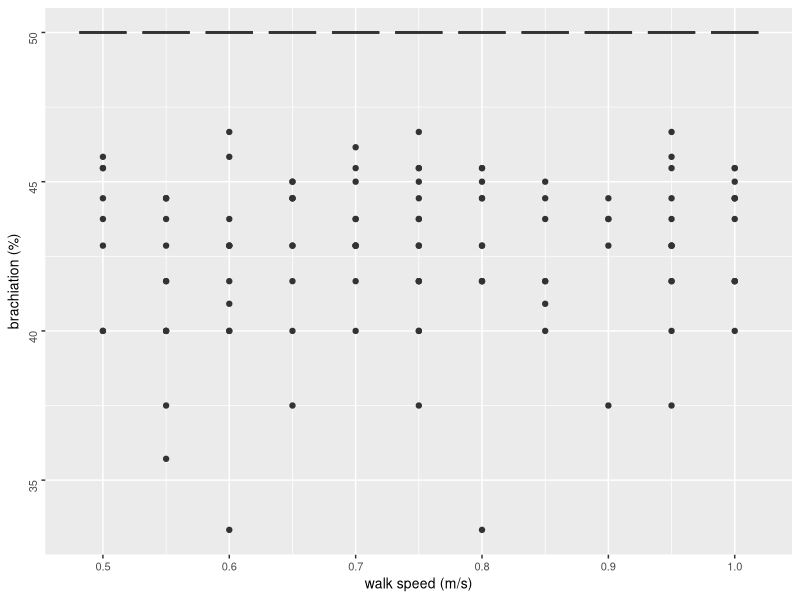
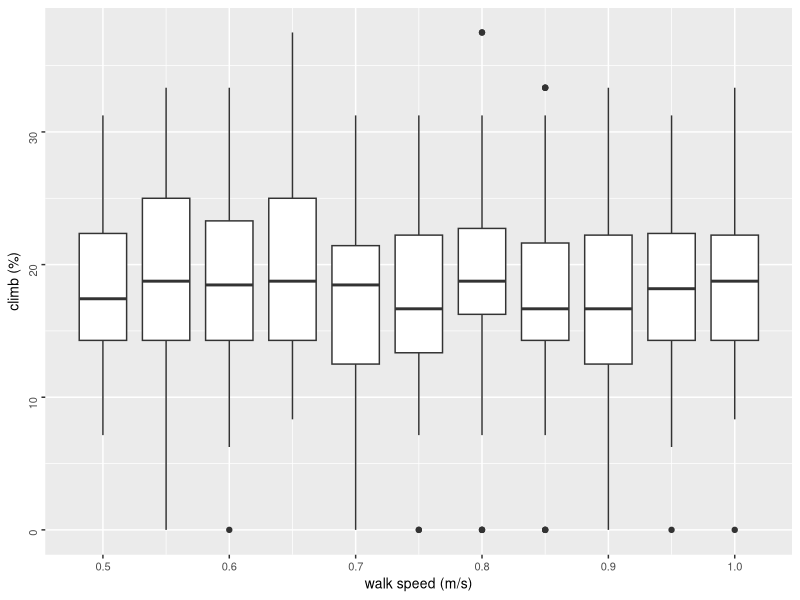
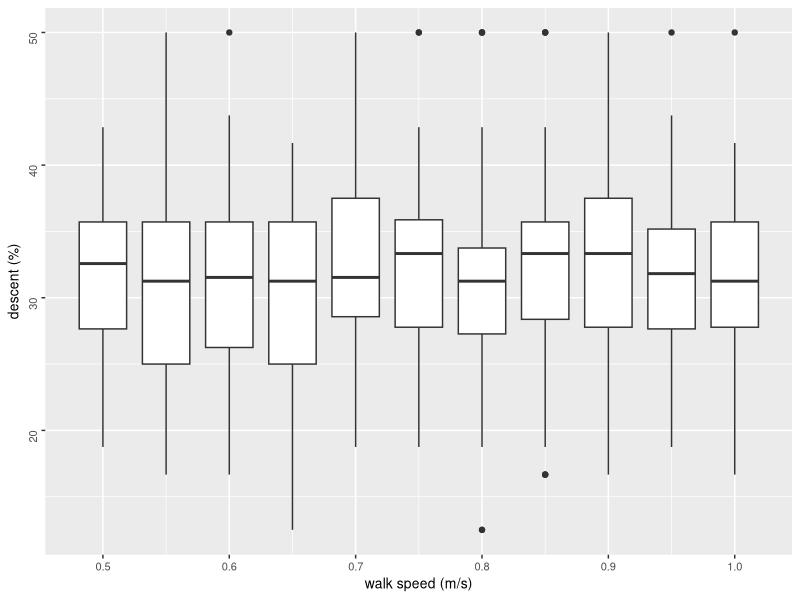
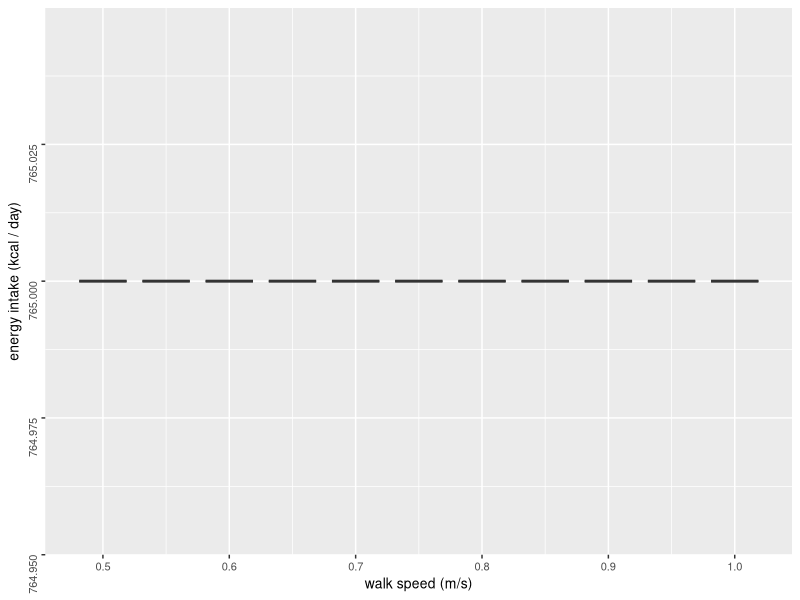
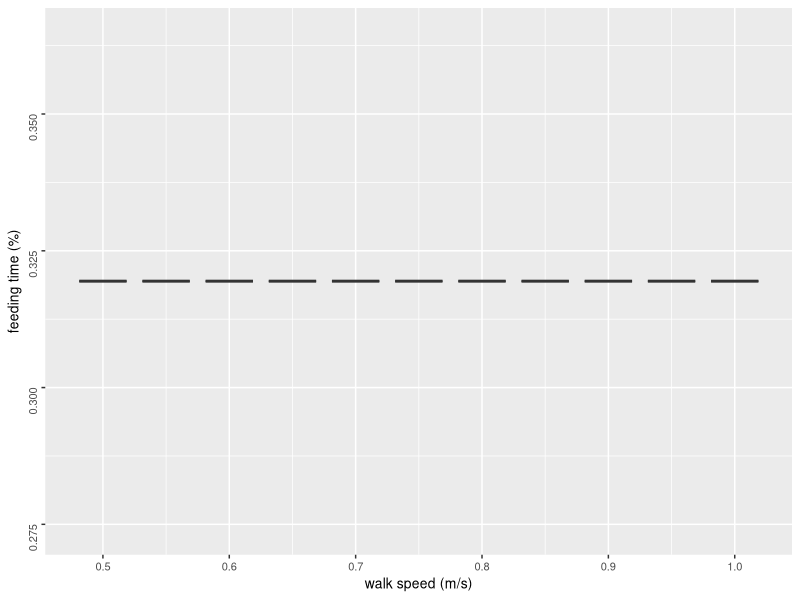
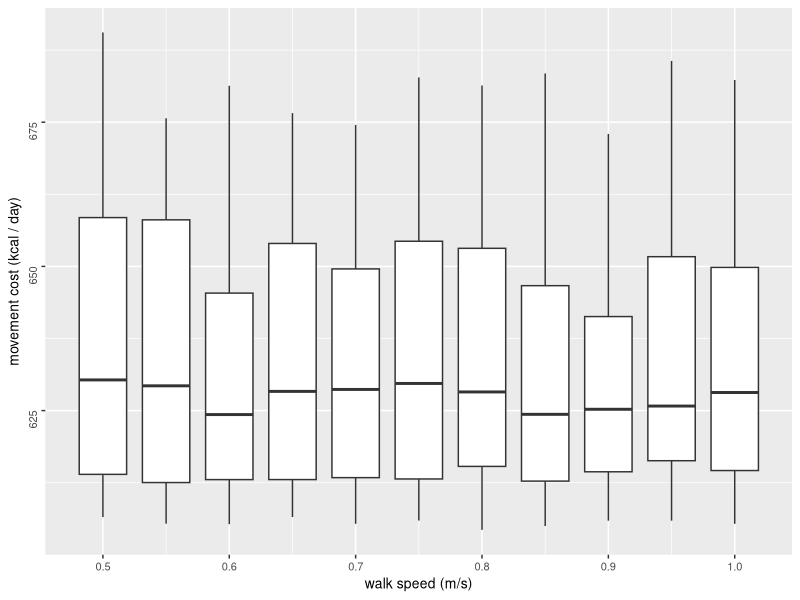
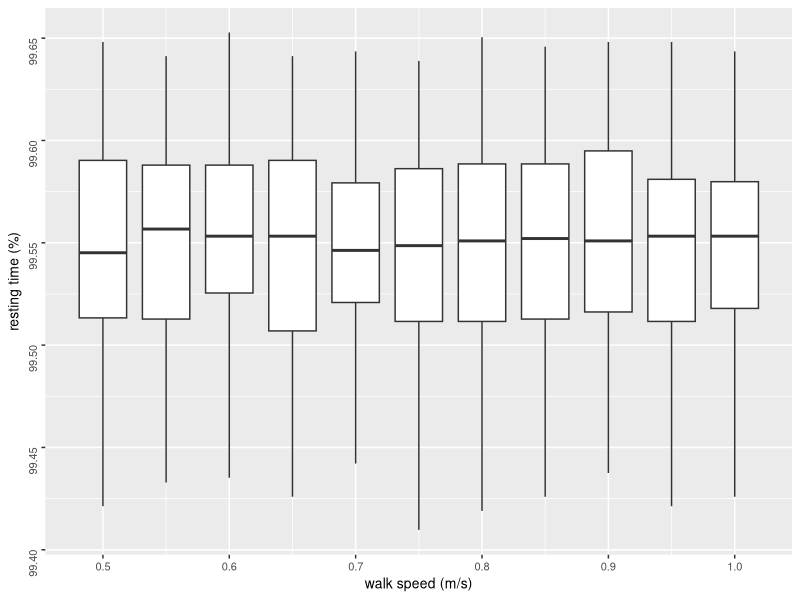
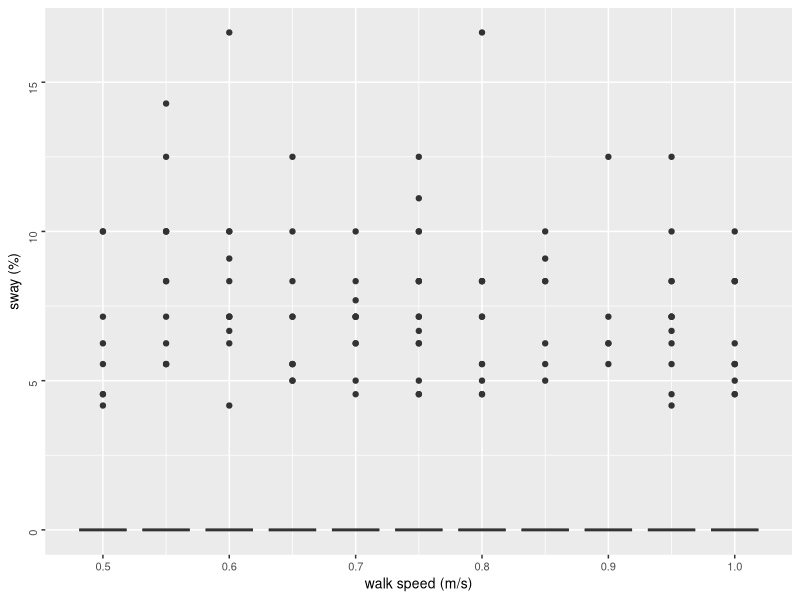

Write R code to recreate these figures, in order.
library(tidyverse)
library(ggplot2)
library(ggpubr)

oatWalkSpeed <- read_csv("oatWalkSpeed.csv")

#filter by 10
oatWalkSpeed10 <- oatWalkSpeed #%>% filter(energyIntake %% 2 == 0) #%>% filter (energyIntake %% 1 == 0)

bp.walkspeed.traveldist <- ggplot(oatWalkSpeed10, aes(x = walkSpeed, y = travelDistance)) +
  geom_boxplot(aes(group = walkSpeed)) +
  labs(x = "walk speed (m/s)", y = "travel distance (m)") +
  theme(text = element_text(size=10),
        axis.text.y = element_text(angle=90, hjust=1)) 

#bp.walkspeed.traveldist

bp.walkspeed.movecost <- ggplot(oatWalkSpeed10, aes(x = walkSpeed, y = energyExpenditure)) +
  geom_boxplot(aes(group = walkSpeed)) +
  labs(x = "walk speed (m/s)", y = "movement cost (kcal / day)") +
  theme(text = element_text(size=10),
        axis.text.y = element_text(angle=90, hjust=1)) 

#bp.walkspeed.movecost

bp.walkspeed.energyIntake <- ggplot(oatWalkSpeed10, aes(x = walkSpeed, y = totalEnergyIntake)) +
  geom_boxplot(aes(group = walkSpeed)) +
  labs(x = "walk speed (m/s)", y = "energy intake (kcal / day)") +
  theme(text = element_text(size=10),
        axis.text.y = element_text(angle=90, hjust=1)) 

#bp.walkspeed.energyIntake

bp.walkspeed.walk <- ggplot(oatWalkSpeed10, aes(x = walkSpeed, y = walk)) +
  geom_boxplot(aes(group = walkSpeed)) +
  labs(x = "walk speed (m/s)", y = "walk (%)") +
  theme(text = element_text(size=10),
        axis.text.y = element_text(angle=90, hjust=1)) 

#bp.walkspeed.walk

bp.walkspeed.sway <- ggplot(oatWalkSpeed10, aes(x = walkSpeed, y = sway)) +
  geom_boxplot(aes(group = walkSpeed)) +
  labs(x = "walk speed (m/s)", y = "sway (%)") +
  theme(text = element_text(size=10),
        axis.text.y = element_text(angle=90, hjust=1)) 

#bp.walkspeed.sway

bp.walkspeed.climb <- ggplot(oatWalkSpeed10, aes(x = walkSpeed, y = climb)) +
  geom_boxplot(aes(group = walkSpeed)) +
  labs(x = "walk speed (m/s)", y = "climb (%)") +
  theme(text = element_text(size=10),
        axis.text.y = element_text(angle=90, hjust=1)) 

#bp.walkSpeed.climb

bp.walkSpeed.descent <- ggplot(oatWalkSpeed10, aes(x = walkSpeed, y = descent)) +
  geom_boxplot(aes(group = walkSpeed)) +
  labs(x = "walk speed (m/s)", y = "descent (%)") +
  theme(text = element_text(size=10),
        axis.text.y = element_text(angle=90, hjust=1)) 

#bp.walkSpeed.descent

bp.walkSpeed.brachiate <- ggplot(oatWalkSpeed10, aes(x = walkSpeed, y = brachiation)) +
  geom_boxplot(aes(group = walkSpeed)) +
  labs(x = "walk speed (m/s)", y = "brachiation (%)") +
  theme(text = element_text(size=10),
        axis.text.y = element_text(angle=90, hjust=1)) 

#bp.walkSpeed.brachiate

bp.walkSpeed.travelTime <- ggplot(oatWalkSpeed10, aes(x = walkSpeed, y = travellingBudget)) +
  geom_boxplot(aes(group = walkSpeed)) +
  labs(x = "walk speed (m/s)", y = "travel time (%)") +
  theme(text = element_text(size=10),
        axis.text.y = element_text(angle=90, hjust=1)) 

#bp.walkSpeed.travelTime

bp.walkSpeed.restingTime <- ggplot(oatWalkSpeed10, aes(x = walkSpeed, y = restingBudget)) +
  geom_boxplot(aes(group = walkSpeed)) +
  labs(x = "walk speed (m/s)", y = "resting time (%)") +
  theme(text = element_text(size=10),
        axis.text.y = element_text(angle=90, hjust=1)) 

#bp.walkSpeed.restingTime

bp.walkSpeed.feedingTime <- ggplot(oatWalkSpeed10, aes(x = walkSpeed, y = feedingBudget)) +
  geom_boxplot(aes(group = walkSpeed)) +
  labs(x = "walk speed (m/s)", y = "feeding time (%)") +
  theme(text = element_text(size=10),
        axis.text.y = element_text(angle=90, hjust=1)) 

#bp.walkSpeed.feedingTime

oat_walkSpeed_all <- ggarrange(
  bp.walkspeed.traveldist, 
  bp.walkspeed.movecost,
  bp.walkspeed.energyIntake,
  bp.walkspeed.walk, 
  bp.walkspeed.sway, 
  bp.walkspeed.climb,
  bp.walkSpeed.descent,
  bp.walkSpeed.brachiate, 
  bp.walkSpeed.travelTime,
  bp.walkSpeed.restingTime,
  bp.walkSpeed.feedingTime,
  common.legend = TRUE, legend = "bottom")



